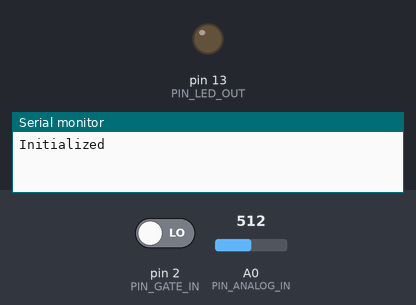
A sketch run on a simulated Arduino Uno, built with avr-gcc and run on an emulated ATmega328P. Parts: output pins drawn as LEDs (lit = HIGH), the last lines printed to the serial monitor. The inputs (shaded band) are chosen by the test bench; at power-on: pin 2 (PIN_GATE_IN) LOW, A0 (PIN_ANALOG_IN) = 512.

Above: at 1.2 s.
1.3 s: pin 2 (PIN_GATE_IN) driven HIGH
At 2.5 s:
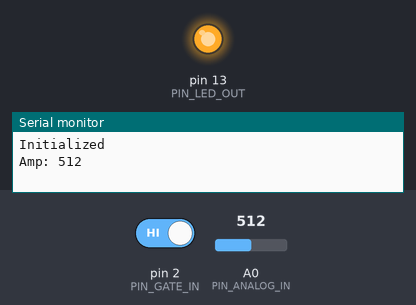
2.8 s: pin 2 (PIN_GATE_IN) driven LOW
At 3.6 s:
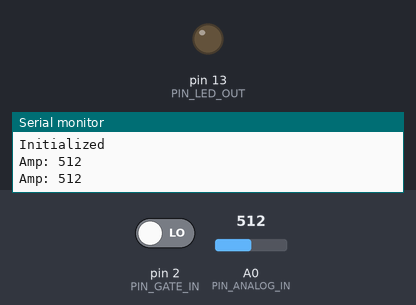
Timing chart, 0 to 5.8 s (numbered marks = the images above; inputs shaded):
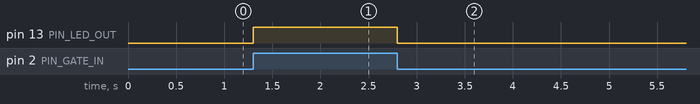

Measured:
- after the input at 1.3 s, pin 13 (PIN_LED_OUT): LOW → HIGH at once
- after the input at 2.8 s, pin 13 (PIN_LED_OUT): HIGH → LOW at once

The sketch:

mic_test.ino
```cpp
/**
This is a simple test of the microphone modules to see if they are working.
*/

/******************************************************************************
 * sound_detector_demo.ino
 * Sound detector sample sketch
 * Byron Jacquot @ SparkFun Electronics
 * February 19, 2014
 * https://github.com/sparkfun/Sound_Detector
 *
 * This sketch demonstrates the use of the Sparkfun Sound Detector board.
 *
 * The Sound Detector is a small board that combines a microphone and some
 * processing circuitry.  It provides not only an audio output, but also a
 * binary indication of the presence of sound and an analog representation
 * of it's amplitude.
 *
 * This sketch demonstrates two different modes of usage for the Sound
 * Detector.  The gate output (a binary indication that is high when sound
 * is present, and low when conditions are quiet) is used to fire a pin-change
 * ISR, which lights an LED when the sound is present.  The envelope output
 * (an analog voltage to rises to indicate the amplitude of the sound) is
 * sampled in the loop(), and it prints an indication of the level to the
 * serial terminal.
 *
 * For more details about the Sound Detector, please check the hookup guide.
 *
 * Connections:
 * The Sound Detector is connected to the Adrduino as follows:
 * (Sound Detector -> Arduino pin)
 * GND → GND
 * VCC → 5V
 * Gate → Pin 2
 * Envelope → A0
 *
 * Resources:
 * Additional library requirements: none
 *
 * Development environment specifics:
 * Using Arduino IDe 1.0.5
 * Tested on Redboard, 3.3v/8MHz and 5v/16MHz ProMini hardware.
 *
 * This code is beerware; if you see me (or any other SparkFun employee) at the
 * local, and you've found our code helpful, please buy us a round!
 *
 * Distributed as-is; no warranty is given.
 ******************************************************************************/

 // Define hardware connections
#define PIN_GATE_IN 2
#define IRQ_GATE_IN  0
#define PIN_LED_OUT 13
#define PIN_ANALOG_IN A0

// soundISR()
// This function is installed as an interrupt service routine for the pin
// change interrupt.  When digital input 2 changes state, this routine
// is called.
// It queries the state of that pin, and sets the onboard LED to reflect that
// pin's state.
void soundISR()
{
  int pin_val;

  pin_val = digitalRead(PIN_GATE_IN);
  digitalWrite(PIN_LED_OUT, pin_val);
  Serial.print("Amp: "); Serial.println(analogRead(PIN_ANALOG_IN));
}

void setup()
{
  Serial.begin(115200);

  //  Configure LED pin as output
  pinMode(PIN_LED_OUT, OUTPUT);

  // configure input to interrupt
  pinMode(PIN_GATE_IN, INPUT);
  attachInterrupt(IRQ_GATE_IN, soundISR, CHANGE);

  // Display status
  Serial.println("Initialized");
}

void loop()
{
//  int value;

//  // Check the envelope input
//  value = analogRead(PIN_ANALOG_IN);
//
//  // Convert envelope value into a message
//  Serial.print("Status: ");
//  if(value <= 10)
//  {
//    Serial.println("Quiet.");
//  }
//  else if( (value > 10) && ( value <= 30) )
//  {
//    Serial.println("Moderate.");
//  }
//  else if(value > 30)
//  {
//    Serial.println("Loud.");
//  }

  // pause for 1 second
  delay(1000);
}
```
